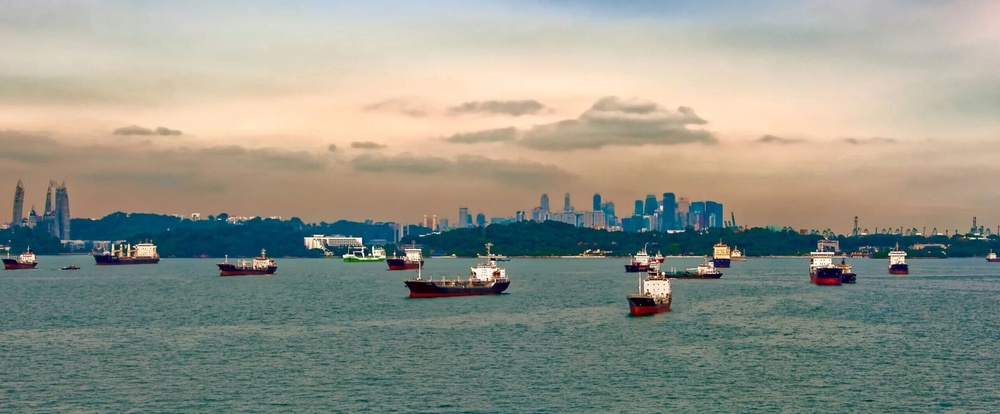
#> input picture image/ship_new_test.jpg, 1000 x 414 px, shrunk from 2560 x 1060 before the run
$ python test.py --input image/ship_new_test.jpg
#> lines starting #> are read from the running program, lines starting #| are printed output that depends on the picture
from __future__ import print_function
import cv2 as cv
import argparse

max_lowThreshold = 100
window_name = 'Edge Map'
title_trackbar = 'Min Threshold:'
ratio = 3
kernel_size = 3

def CannyThreshold(val):
    low_threshold = val
    img_blur = cv.blur(src_gray, (3,3))
    detected_edges = cv.Canny(img_blur, low_threshold, low_threshold*ratio, kernel_size)
    mask = detected_edges != 0
    dst = src * (mask[:,:,None].astype(src.dtype))
    cv.imshow(window_name, dst)

parser = argparse.ArgumentParser(description='Code for Canny Edge Detector tutorial.')
parser.add_argument('--input', help='Path to input image.', default='fruits.jpg')
args = parser.parse_args()

src = cv.imread(cv.samples.findFile(args.input))
#> src is the input picture: shape (414, 1000, 3); mean B, G, R 138.3, 149.5, 146.9
if src is None:
    print('Could not open or find the image: ', args.input)
    exit(0)

src_gray = cv.cvtColor(src, cv.COLOR_BGR2GRAY)
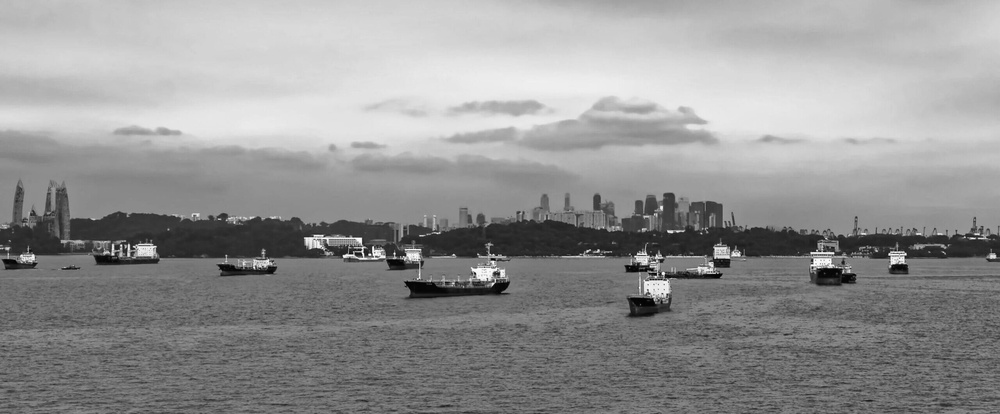
#> src_gray: shape (414, 1000); min 0, max 254, mean 147.4

cv.namedWindow(window_name)
cv.createTrackbar(title_trackbar, window_name , 0, max_lowThreshold, CannyThreshold)

CannyThreshold(0)
#> in CannyThreshold, `detected_edges = cv.Canny(img_blur, low_threshold, low_threshold*ratio..`:
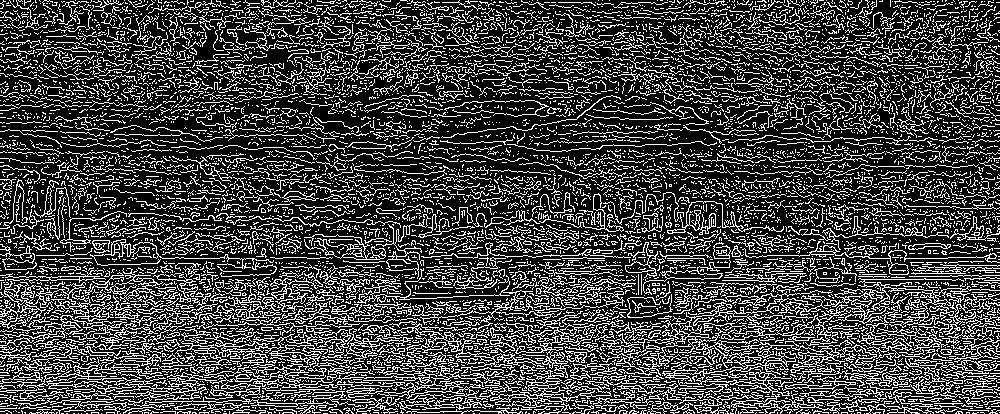
#> detected_edges: shape (414, 1000); 26.2% white in thin lines or dots
#> in CannyThreshold, `mask = detected_edges != 0`: mask: shape (414, 1000) bool; 26.2% white in thin lines or dots
#> in CannyThreshold, `dst = src * (mask[:,:,None].astype(src.dtype))`:
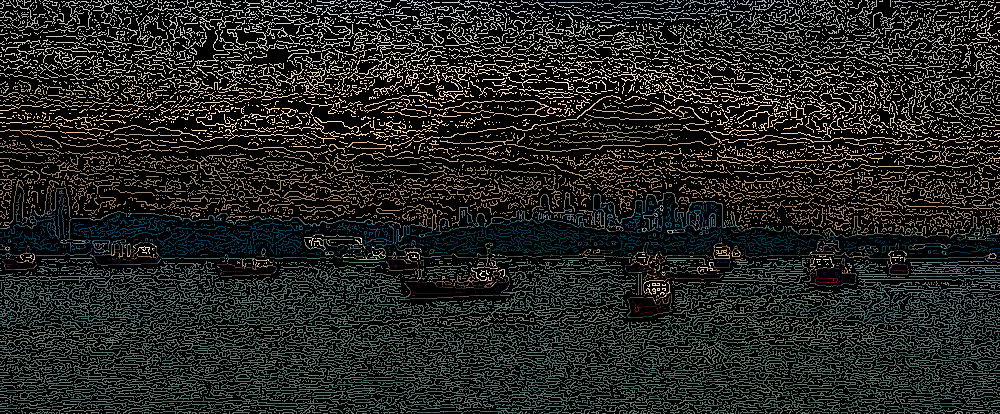
#> dst: shape (414, 1000, 3); mean B, G, R 35, 37.6, 35.7
while True:
    k = cv.waitKey(33)
#> (key Esc is pressed here)
    if k ==27:
        cv.destroyAllWindows()
        break
